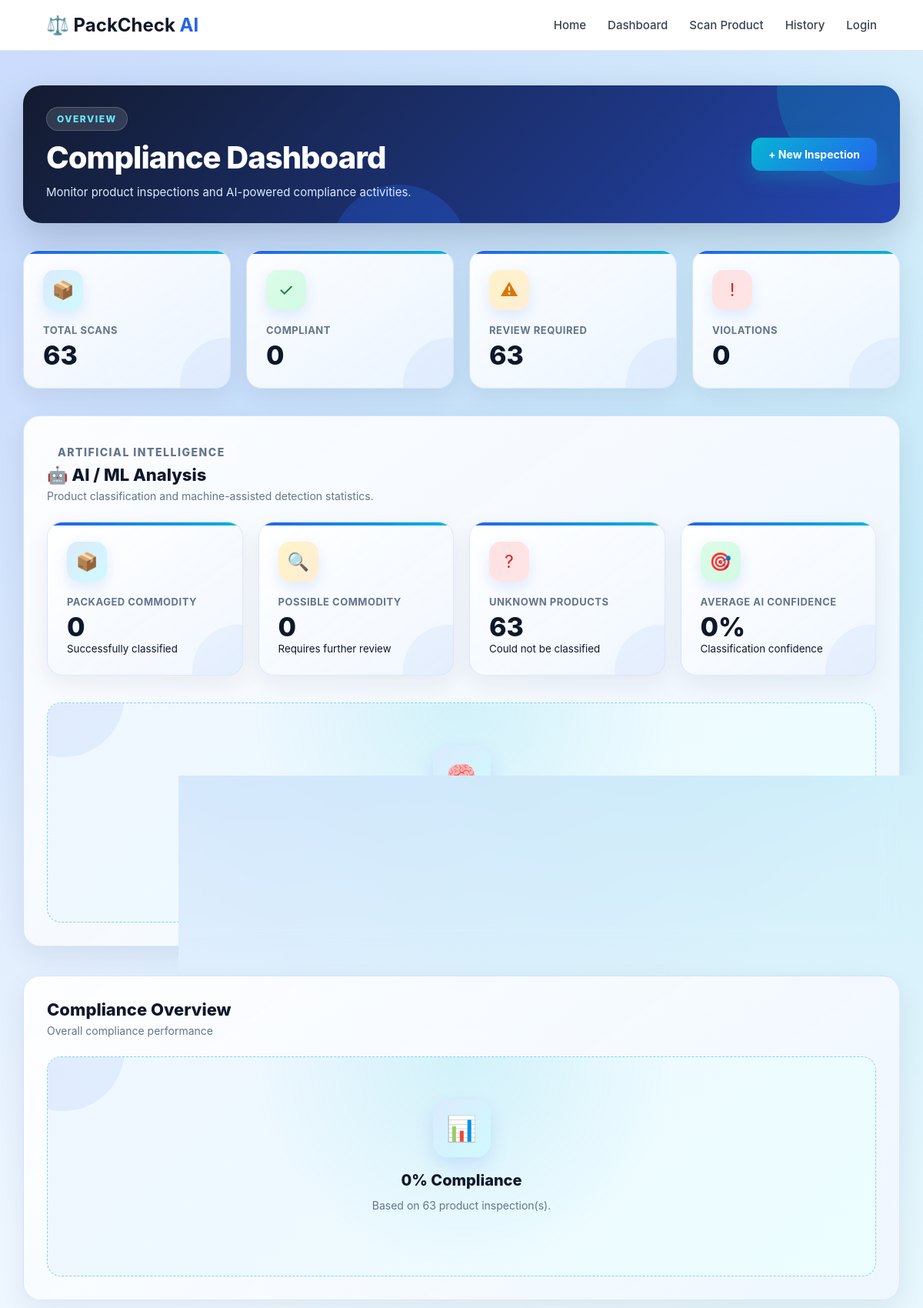
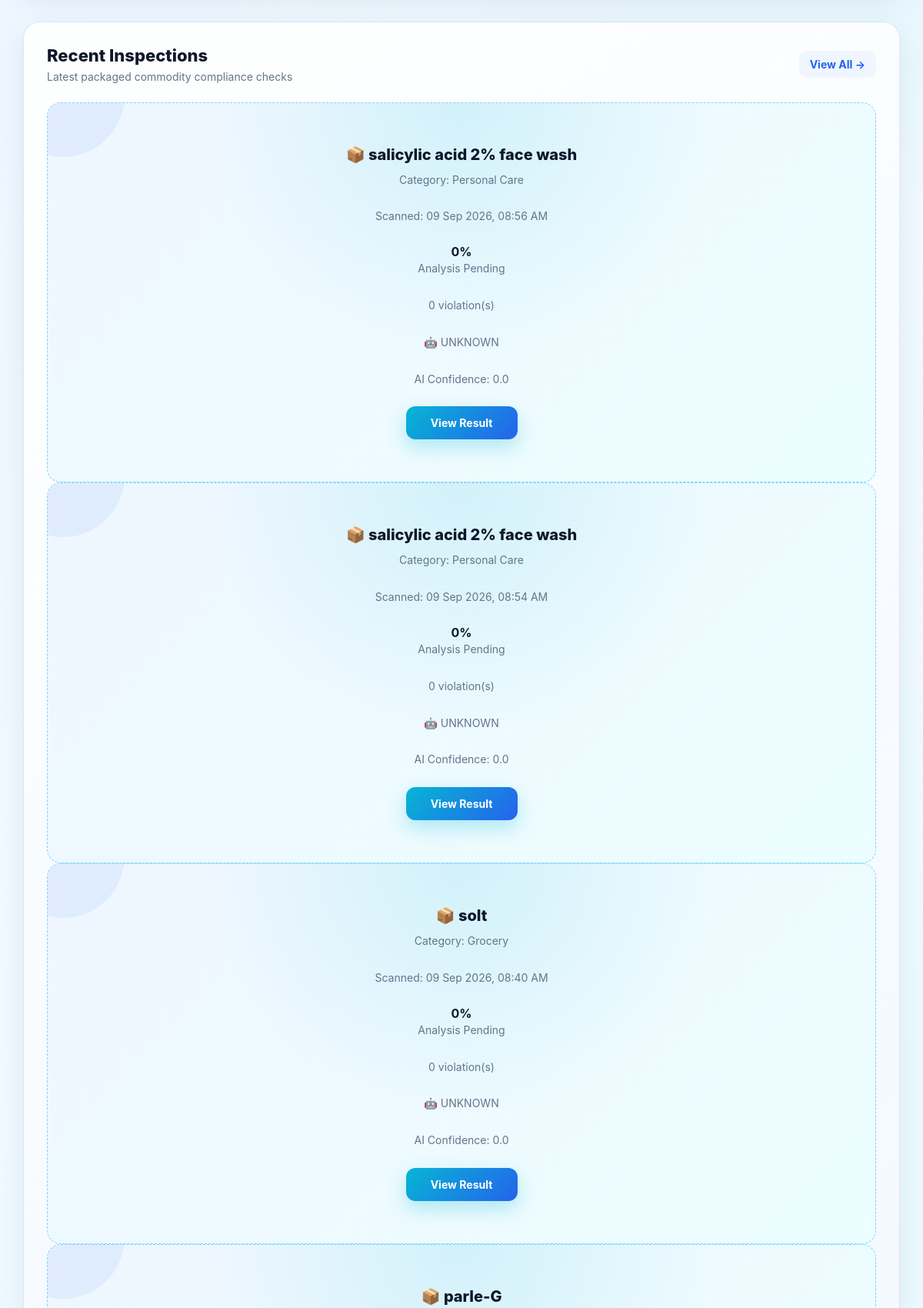
/dashboard/ (upper part), run on the app's committed database (2 pictures, top to bottom).
### scanner/models.py (models this page shows, shortened)
class ProductScan(models.Model):
    product_name = models.CharField(
        max_length=255,
        blank=True
    )
    category = models.CharField(
        max_length=100,
        blank=True
    )
    product_image = models.ImageField(
        upload_to='products/'
    )
    scanned_at = models.DateTimeField(
        auto_now_add=True
    )

### dashboard/views.py (the view)
def dashboard(request):
    scans = ProductScan.objects.all().order_by(
        "-scanned_at"
    )
    total_scans = scans.count()
    compliant = 0
    partially_compliant = 0
    non_compliant = 0
    review_required = 0
    total_violations = 0
    packaged_products = 0
    possible_packaged_products = 0
    unknown_products = 0
    ml_confidence_total = 0
    ml_confidence_count = 0
    recent_scans = []
    for scan in scans:
        compliance_result = request.session.get(
            f"compliance_{scan.id}",
            {}
        )
        score = compliance_result.get(
            "score",
            0
        )
        status = compliance_result.get(
            "status",
            "Analysis Pending"
        )
        violation_count = compliance_result.get(
            "violation_count",
            0
        )
        if status == "Compliant":
            compliant += 1
        elif status == "Partially Compliant":
            partially_compliant += 1
            review_required += 1
        elif status == "Non-Compliant":
            non_compliant += 1
        else:
            review_required += 1
        total_violations += violation_count
        ml_classification = request.session.get(
            f"ml_classification_{scan.id}",
            {}
        )
        ml_label = ml_classification.get(
            "label",
            "UNKNOWN"
        )
        ml_confidence = ml_classification.get(
            "confidence",
            0
        )
        if ml_label == "PACKAGED_COMMODITY":
            packaged_products += 1
        elif ml_label == "POSSIBLE_PACKAGED_COMMODITY":
            possible_packaged_products += 1
        else:
            unknown_products += 1
        try:
            ml_confidence = float(
                ml_confidence
            )
            ml_confidence_total += (
                ml_confidence
            )
            ml_confidence_count += 1
        except (
            TypeError,
            ValueError
        ):
            pass
        recent_scans.append({
            "id": scan.id,
            "product_name":
                scan.product_name
                or "Unnamed Product",
            "category":
                scan.category
                or "Not Specified",
            "scanned_at":
                scan.scanned_at,
            "score":
                score,
            "status":
                status,
            "violation_count":
                violation_count,
            "ml_label":
                ml_label,
            "ml_confidence":
                ml_confidence,
        })
    if total_scans > 0:
        compliance_percentage = round(
            (compliant / total_scans) * 100
        )
    else:
        compliance_percentage = 0
    if ml_confidence_count > 0:
        average_ml_confidence = round(
            (
                ml_confidence_total
                / ml_confidence_count
            ) * 100
        )
    else:
        average_ml_confidence = 0
    if total_scans > 0:
        packaged_detection_percentage = round(
            (
                packaged_products
                / total_scans
            ) * 100
        )
    else:
        packaged_detection_percentage = 0
    context = {
        "total_scans":
            total_scans,
        "compliant":
            compliant,
        "partially_compliant":
            partially_compliant,
        "non_compliant":
            non_compliant,
        "review_required":
            review_required,
        "violations":
            total_violations,
        "compliance_percentage":
            compliance_percentage,
        "packaged_products":
            packaged_products,
        "possible_packaged_products":
            possible_packaged_products,
        "unknown_products":
            unknown_products,
        "average_ml_confidence":
            average_ml_confidence,
        "packaged_detection_percentage":
            packaged_detection_percentage,
        "recent_scans":
            recent_scans[:5],
    }
    return render(
        request,
        "dashboard/dashboard.html",
        context
    )

### templates/dashboard/dashboard.html (shortened to what this page needs)
{% extends "base.html" %}
{% load static %}
{% block extra_css %}
<link
    rel="stylesheet"
    href="{% static 'css/dashboard.css' %}"
>
{% endblock %}
{% block content %}
<section class="dashboard">
    <div class="dashboard-header">
        <div>
            <p class="eyebrow">
                OVERVIEW
            </p>
            <h1>
                Compliance Dashboard
            </h1>
            <p class="subtitle">
                Monitor product inspections
                and AI-powered compliance activities.
            </p>
        </div>
        <a
            href="{% url 'scanner:upload' %}"
            class="btn"
        >
            + New Inspection
        </a>
    </div>
    <div class="stats-grid">
        <div class="stat-card">
            <div class="stat-icon">
                📦
            </div>
            <p>
                Total Scans
            </p>
            <h2>
                {{ total_scans }}
            </h2>
        </div>
        <div class="stat-card">
            <div class="stat-icon success">
                ✓
            </div>
            <p>
                Compliant
            </p>
            <h2>
                {{ compliant }}
            </h2>
        </div>
        <div class="stat-card">
            <div class="stat-icon warning">
                ⚠
            </div>
            <p>
                Review Required
            </p>
            <h2>
                {{ review_required }}
            </h2>
        </div>
        <div class="stat-card">
            <div class="stat-icon danger">
                !
            </div>
            <p>
                Violations
            </p>
            <h2>
                {{ violations }}
            </h2>
        </div>
    </div>
    <section class="recent-section">
        <div class="section-heading">
            <div>
                <p class="eyebrow">
                    ARTIFICIAL INTELLIGENCE
                </p>
                <h2>
                    🤖 AI / ML Analysis
                </h2>
                <p>
                    Product classification and
                    machine-assisted detection statistics.
                </p>
            </div>
        </div>
        <div class="stats-grid">
            <div class="stat-card">
                <div class="stat-icon">
                    📦
                </div>
                <p>
                    Packaged Commodity
                </p>
                <h2>
                    {{ packaged_products }}
                </h2>
                <small>
                    Successfully classified
                </small>
            </div>
            <div class="stat-card">
                <div class="stat-icon warning">
                    🔍
                </div>
                <p>
                    Possible Commodity
                </p>
                <h2>
                    {{ possible_packaged_products }}
                </h2>
                <small>
                    Requires further review
                </small>
            </div>
            <div class="stat-card">
                <div class="stat-icon danger">
                    ?
                </div>
                <p>
                    Unknown Products
                </p>
                <h2>
                    {{ unknown_products }}
                </h2>
                <small>
                    Could not be classified
                </small>
            </div>
            <div class="stat-card">
                <div class="stat-icon success">
                    🎯
                </div>
                <p>
                    Average AI Confidence
                </p>
                <h2>
                    {{ average_ml_confidence }}%
                </h2>
                <small>
                    Classification confidence
                </small>
            </div>
        </div>
        <div class="inspection-card">
            <div class="empty-icon">
                🧠
            </div>
            <h3>
            </h3>
            <p>
            </p>
        </div>
    </section>
    <section class="recent-section">
        <div class="section-heading">
            <div>
                <h2>
                    Compliance Overview
                </h2>
                <p>
                    Overall compliance performance
                </p>
            </div>
        </div>
        <div class="inspection-card">
            <div class="empty-icon">
                📊
            </div>
            <h3>
                {{ compliance_percentage }}%
                Compliance
            </h3>
            <p>
                Based on
                {{ total_scans }}
                product inspection(s).
            </p>
        </div>
    </section>
    <section class="recent-section">
        <div class="section-heading">
            <div>
                <h2>
                    Recent Inspections
                </h2>
                <p>
                    Latest packaged commodity
                    compliance checks
                </p>
            </div>
            <a
                href="{% url 'reports:history' %}"
            >
                View All →
            </a>
        </div>
        {% if recent_scans %}
            <div class="inspection-list">
                {% for scan in recent_scans %}
                    <div class="inspection-card">
                        <div>
                            <h3>
                                📦
                                {{ scan.product_name }}
                            </h3>
                            <p>
                                Category:
                                {{ scan.category }}
                            </p>
                            <p>
                                Scanned:
                                {{ scan.scanned_at|date:"d M Y, h:i A" }}
                            </p>
                        </div>
                        <div>
                            <strong>
                                {{ scan.score }}%
                            </strong>
                            <p>
                                {{ scan.status }}
                            </p>
                            <p>
                                {{ scan.violation_count }}
                                violation(s)
                            </p>
                            <p>
                                🤖
                                {{ scan.ml_label }}
                            </p>
                            <p>
                                AI Confidence:
                                {{ scan.ml_confidence }}
                            </p>
                            <a
                                href="{% url 'scanner:result' scan.id %}"
                                class="btn"
                            >
                                View Result
                            </a>
                        </div>
                    </div>
                {% endfor %}
            </div>
        {% endif %}
    </section>
</section>
{% endblock %}

### static/css/style.css (style rules this page uses)
* { margin: 0; padding: 0; box-sizing: border-box; }
body { font-family: Arial, Helvetica, sans-serif; background: #f5f7fb; color: #172033; }
.btn { display: inline-block; padding: 12px 20px; background: #2563eb; color: white; border-radius: 8px; text-decoration: none; border: none; cursor: pointer; font-weight: 600; }

### data on the page
ProductScan: product_name "salicylic acid 2% face wash", category "Personal Care", scanned_at "09 Sep 2026, 08:56 AM"
ProductScan: product_name "salicylic acid 2% face wash", category "Personal Care", scanned_at "09 Sep 2026, 08:54 AM"
ProductScan: product_name "solt", category "Grocery", scanned_at "09 Sep 2026, 08:40 AM"
ProductScan: product_name "parle-G"

### other printed values
{{ total_scans }} "63"
{{ compliant }} "0"
{{ review_required }} "63"
{{ violations }} "0"
{{ packaged_products }} "0"
{{ possible_packaged_products }} "0"
{{ unknown_products }} "63"
{{ average_ml_confidence }} "0"
{{ compliance_percentage }} "0"
{{ scan.score }} "0" "0" "0"
{{ scan.status }} "Analysis Pending" "Analysis Pending" "Analysis Pending"
{{ scan.violation_count }} "0" "0" "0"
{{ scan.ml_label }} "UNKNOWN" "UNKNOWN" "UNKNOWN"
{{ scan.ml_confidence }} "0.0" "0.0" "0.0"
